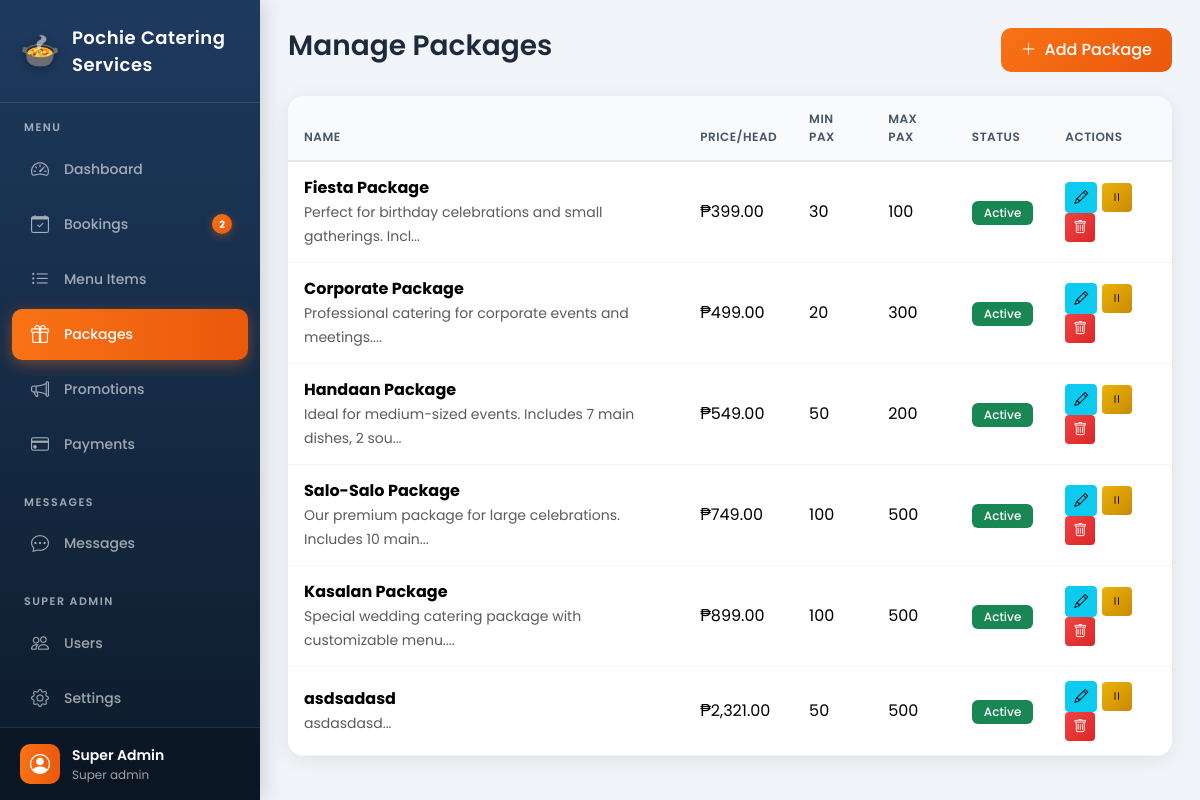
The app's page /admin/packages.php (signed in), older data.
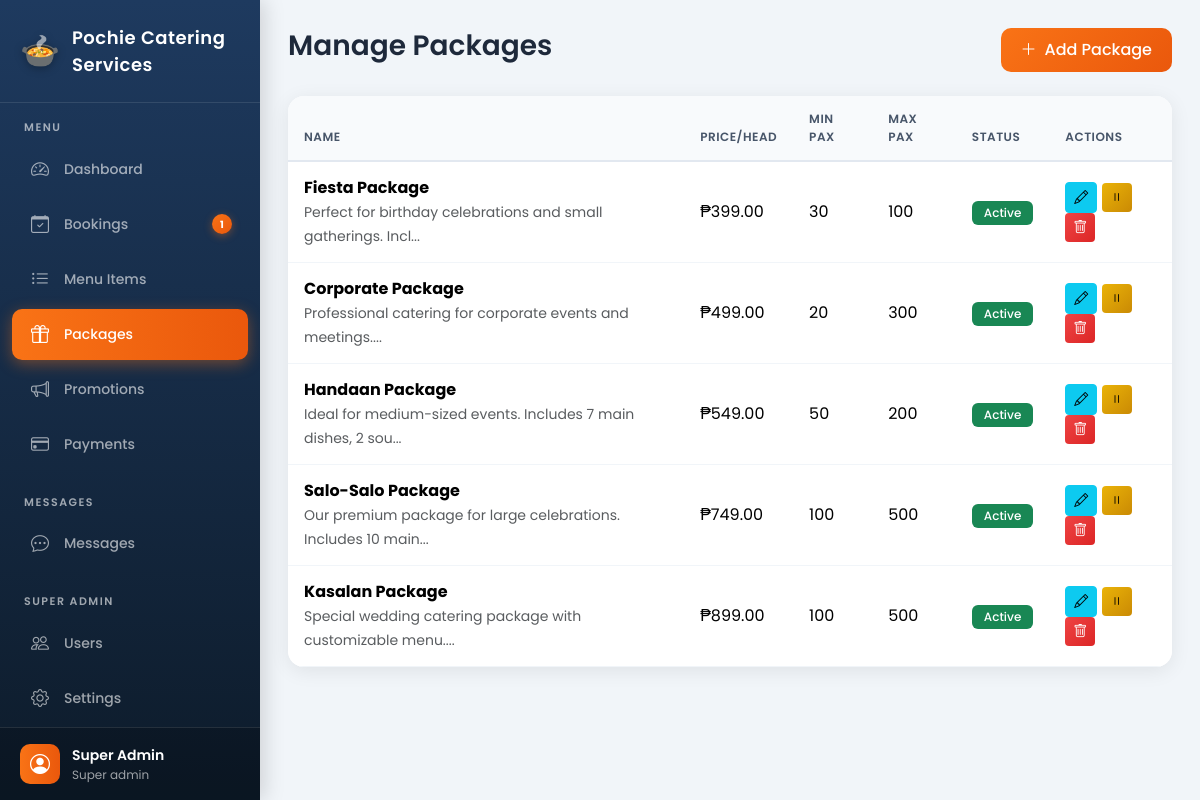
The same page, newer data.
### tables this page shows
CREATE TABLE `packages` (
  `id` int(11) NOT NULL,
  `name` varchar(100) NOT NULL,
  `description` text DEFAULT NULL,
  `base_price` decimal(10,2) NOT NULL,
  `min_pax` int(11) DEFAULT 50,
  `max_pax` int(11) DEFAULT 500,
  `image` varchar(255) DEFAULT NULL,
  `inclusions` text DEFAULT NULL,
  `is_active` tinyint(1) DEFAULT 1,
  `created_at` timestamp NOT NULL DEFAULT current_timestamp()
);

### config/functions.php (called while the page is built, shortened)
<?php
function adminUrl($path) {
    return BASE_URL . '/admin/' . ltrim($path, '/');
}
function formatPrice($price) {
    return '₱' . number_format($price, 2);
}
function getAdminNotificationCounts($conn) {
    $userId = $_SESSION['user_id'] ?? 0;
    $unreadMessages = $conn->query("
        SELECT COUNT(*) as count FROM chat_messages
        WHERE sender_id != $userId AND is_read = 0
    ")->fetch_assoc()['count'] ?? 0;
    $newBookings = $conn->query("
        SELECT COUNT(*) as count FROM bookings WHERE status = 'new'
    ")->fetch_assoc()['count'] ?? 0;
    $pendingPayments = $conn->query("
        SELECT COUNT(*) as count FROM payments WHERE status = 'pending'
    ")->fetch_assoc()['count'] ?? 0;
    return [
        'messages' => $unreadMessages,
        'new_bookings' => $newBookings,
        'pending_payments' => $pendingPayments,
        'total' => $unreadMessages + $newBookings + $pendingPayments
    ];
}
?>

### admin/packages.php (the view, shortened to what the changed rows need)
<?php
require_once '../config/functions.php';
$packages = $conn->query("SELECT * FROM packages ORDER BY base_price");
?>
<!DOCTYPE html>
<html lang="en">
<head>
    <link href="https://cdn.jsdelivr.net/npm/bootstrap@5.3.2/dist/css/bootstrap.min.css" rel="stylesheet">
    <link href="https://cdn.jsdelivr.net/npm/bootstrap-icons@1.11.1/font/bootstrap-icons.css" rel="stylesheet">
</head>
<body>
    <?php include 'includes/sidebar.php'; ?>
    <div class="main-content">
        <div class="card">
            <div class="card-body p-0">
                <div class="table-responsive">
                    <table class="table table-hover mb-0">
                        <thead class="table-light">
                            <tr>
                                <th>Name</th>
                                <th>Price/Head</th>
                                <th>Min Pax</th>
                                <th>Max Pax</th>
                                <th>Status</th>
                                <th>Actions</th>
                            </tr>
                        </thead>
                        <tbody>
                            <?php if ($packages && $packages->num_rows > 0): ?>
                            <?php while($pkg = $packages->fetch_assoc()): ?>
                            <tr>
                                <td>
                                    <strong><?= htmlspecialchars($pkg['name']) ?></strong><br>
                                    <small class="text-muted"><?= htmlspecialchars(substr($pkg['description'] ?? '', 0, 60)) ?>...</small>
                                </td>
                                <td><?= formatPrice($pkg['base_price']) ?></td>
                                <td><?= $pkg['min_pax'] ?></td>
                                <td><?= $pkg['max_pax'] ?></td>
                                <td><span class="badge bg-<?= $pkg['is_active'] ? 'success' : 'danger' ?>"><?= $pkg['is_active'] ? 'Active' : 'Inactive' ?></span></td>
                                <td>
                                    <button type="button" class="btn btn-sm btn-info" data-bs-toggle="modal" data-bs-target="#editPackageModal<?= $pkg['id'] ?>">
                                        <i class="bi bi-pencil"></i>
                                    </button>
                                    <form method="POST" class="d-inline">
                                        <button type="submit" name="toggle_package" class="btn btn-sm btn-<?= $pkg['is_active'] ? 'warning' : 'success' ?>">
                                            <i class="bi bi-<?= $pkg['is_active'] ? 'pause' : 'play' ?>"></i>
                                        </button>
                                    </form>
                                    <form method="POST" class="d-inline" onsubmit="return confirm('Delete this package?')">
                                        <button type="submit" name="delete_package" class="btn btn-sm btn-danger"><i class="bi bi-trash"></i></button>
                                    </form>
                                </td>
                            </tr>
                            <?php endwhile; ?>
                            <?php else: ?>
                            <tr><td colspan="6" class="text-center text-muted py-4">No packages yet. Add one to get started!</td></tr>
                            <?php endif; ?>
                        </tbody>
                    </table>
                </div>
            </div>
        </div>
    </div>
</body>
</html>

### admin/includes/sidebar.php (shortened to what the changed rows need)
<?php
$currentPage = basename($_SERVER['PHP_SELF']);
$adminNotifs = getAdminNotificationCounts($conn);
?>
<div class="sidebar" id="sidebar">
    <nav class="sidebar-nav">
        <div class="nav-section">
            <a href="<?= adminUrl('bookings.php') ?>" class="nav-item <?= $currentPage == 'bookings.php' || $currentPage == 'booking-details.php' ? 'active' : '' ?>">
                <i class="bi bi-calendar-check"></i>
                <span>Bookings</span>
                <?php if ($adminNotifs['new_bookings'] > 0): ?>
                <span class="nav-badge"><?= $adminNotifs['new_bookings'] ?></span>
                <?php endif; ?>
            </a>
        </div>
    </nav>
</div>

Row changes from the older to the newer data that the page shows:
removed packages: name "asdsadasd", description "asdasdasd", base_price "₱2,321.00", min_pax "50", max_pax "500", is_active "Active"
Text that changed along with them:
$adminNotifs['new_bookings']: "2" → "1"
